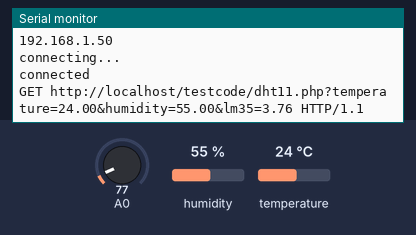
A sketch run on a simulated ESP8266 (NodeMCU). Shown: the last lines printed to the serial monitor. Inputs (shaded band) come from the test bench; at power-on: humidity 55 %, A0 = 77, temperature 24 °C. WiFi joins after 1.5 s; servers stay silent unless stated.

Above: at 3.7 s.
3.8 s: humidity set to 22 %
At 5.8 s:
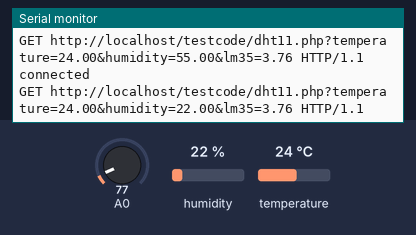
6.7 s: A0 set to 92
At 8.5 s:
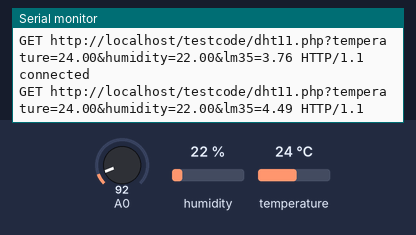
9.6 s: temperature set to 12 °C
At 12.3 s:
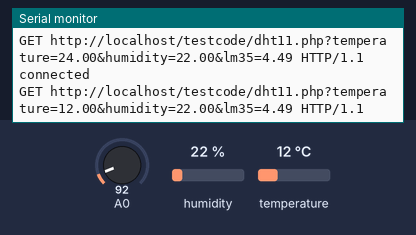
12.5 s: A0 set to 107
At 15.1 s:
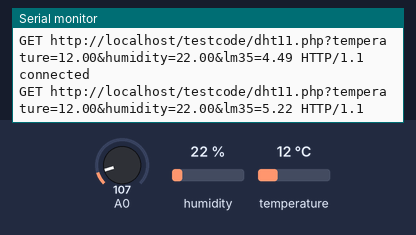
15.4 s: humidity set to 40 %
At 16.7 s:
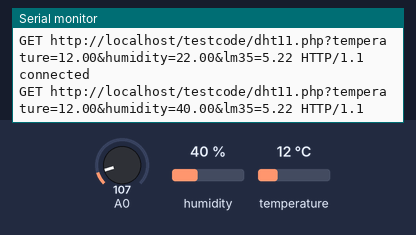
Timing chart, 0 to 18.4 s (numbered marks = the images above; inputs shaded):
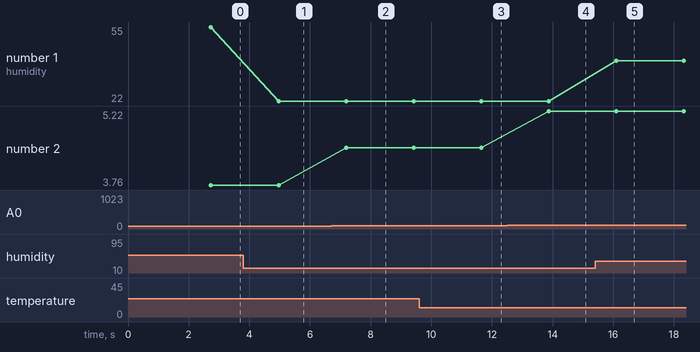

The sketch:

combineDB_Mail.ino
```cpp
#include <Arduino.h>
#include <DHT.h>
#include <ESP8266WiFi.h>
#include <WiFiClient.h>
#include <ESP_Mail_Client.h>
#include <ESP8266WebServer.h>
#include <ESP8266mDNS.h>
#include <SPI.h>
#include <MFRC522.h>
//db values
#define DHTPIN D2
#define DHTTYPE DHT11

//mail define

#define SMTP_server "smtp.gmail.com"
#define SMTP_Port 465


#define sender_email "autofarm8266@gmail.com"
#define sender_password "ypvoptshuwzoyxpr"

#define Recipient_email "official.net.work.cn@gmail.com"
#define doctor_email "asifkarim808@gmail.com"

DHT dht(DHTPIN, DHTTYPE);

SMTPSession smtp;
SMTP_Message message;
ESP_Mail_Session session;


int fire = 0;
int security = 0;

float humidityData;
float temperatureData;
float tmprtr;
const char* ssid = "UIU-STUDENT";//
const char* password = "12345678";
char server[] = "10.10.232.159";
WiFiClient client;

void setup()
{

  Serial.begin(115200);
  delay(10);
  dht.begin();

  // Connect to WiFi network
  Serial.println();
  Serial.println();
  Serial.print("Connecting to ");
  Serial.println(ssid);
  WiFi.mode(WIFI_STA);
  WiFi.begin(ssid, password);

  while (WiFi.status() != WL_CONNECTED) {
    delay(500);
    Serial.print(".");
  }
  Serial.println("");
  Serial.println("WiFi connected");

  // Start the server
  //server.begin();
  Serial.println("Server started");
  Serial.println(WiFi.localIP());
  delay(1000);
  Serial.println("connecting...");
  Serial.println();
  smtp.debug(1);
  session.server.host_name = SMTP_server ;
  session.server.port = SMTP_Port;
  session.login.email = sender_email;
  session.login.password = sender_password;
  session.login.user_domain = "";

}
void loop()
{
  int tmprt = analogRead(A0);
  float millivolts = tmprt * (500 / 1024.0);
  tmprtr = millivolts /10;

  humidityData = dht.readHumidity();
  temperatureData = dht.readTemperature();
  Sending_To_phpmyadmindatabase();
  delay(2000);


  if ( temperatureData > 30) {
    /* Declare the message class */
    message.sender.name = "Auto Farm Fire DEPT";
    message.sender.email = sender_email;
    message.subject = "Fire Alart";
    message.addRecipient("Microcontrollerslab", Recipient_email);

    //Send HTML message
    String htmlMsg = "<div style=\"color:#FF0000;\"><center><h1>DANGER DANGER</h1></center></div><p>There is a fire outbreak in the farm</p>";
    message.html.content = htmlMsg.c_str();
    message.html.content = htmlMsg.c_str();
    message.text.charSet = "us-ascii";
    message.html.transfer_encoding = Content_Transfer_Encoding::enc_7bit;


    /* //Send simple text message
      String textMsg = "";//edit here
      message.text.content = textMsg.c_str();
      message.text.charSet = "us-ascii";
      message.text.transfer_encoding = Content_Transfer_Encoding::enc_7bit;
    */

    if (!smtp.connect(&session))
      return;


    if (!MailClient.sendMail(&smtp, &message))
      Serial.println("Error sending Email, " + smtp.errorReason());
  }
  if (tmprtr>34) {

    message.sender.name = "Auto Farm Medical";
    message.sender.email = sender_email;
    message.subject = "Patient needed help";
    message.addRecipient("Microcontrollerslab", doctor_email);

    //Send HTML message
    String htmlMsg = "<div style=\"color:#FF0000;\"><center><h1>Patient Alart!</h1></center></div><p>Please, check inside farm. Unexpected temperature detected</p>";
    message.html.content = htmlMsg.c_str();
    message.html.content = htmlMsg.c_str();
    message.text.charSet = "us-ascii";
    message.html.transfer_encoding = Content_Transfer_Encoding::enc_7bit;


    /* //Send simple text message
      String textMsg = "";//edit here
      message.text.content = textMsg.c_str();
      message.text.charSet = "us-ascii";
      message.text.transfer_encoding = Content_Transfer_Encoding::enc_7bit;
    */

    if (!smtp.connect(&session))
      return;


    if (!MailClient.sendMail(&smtp, &message))
      Serial.println("Error sending Email, " + smtp.errorReason());

  }

}

void Sending_To_phpmyadmindatabase()   //CONNECTING WITH MYSQL
{
  if (client.connect(server, 80)) {
    Serial.println("connected");
    // Make a HTTP request:
    Serial.print("GET http://localhost/testcode/dht11.php?temperature=");
    client.print("GET http://localhost/testcode/dht11.php?temperature=");     //YOUR URL
    Serial.print(temperatureData);
    client.print(temperatureData);
    client.print("&humidity=");
    Serial.print("&humidity=");
    client.print(humidityData);
    Serial.print(humidityData);
     client.print("&lm35=");
    Serial.print("&lm35=");
    client.print(tmprtr);
    Serial.print(tmprtr);
    client.print(" ");      //SPACE BEFORE HTTP/1.1
    client.print("HTTP/1.1");
    client.println();
    Serial.println(" HTTP/1.1");
    client.println("Host: 192.168.147.242");
    client.println("Connection: close");
    client.println();
  } else {
    // if you didn't get a connection to the server:
    Serial.println("connection failed");
  }
}
```

Measured:
- after the input at 3.8 s, the serial monitor: prints a new line after 1.2 s (image 1)
- after the input at 6.7 s, the serial monitor: prints a new line after 0.49 s (image 2)
- after the input at 9.6 s, the serial monitor: prints a new line after 2.0 s (image 3)
- after the input at 12.5 s, the serial monitor: prints a new line after 1.4 s (image 4)
- after the input at 15.4 s, the serial monitor: prints a new line after 0.70 s (image 5)
- plotted number 1: 55 → 22 after the input at 3.8 s, 22 → 40 after the input at 15.4 s
- plotted number 2: 3.76 → 4.49 after the input at 6.7 s, 4.49 → 5.22 after the input at 12.5 s
